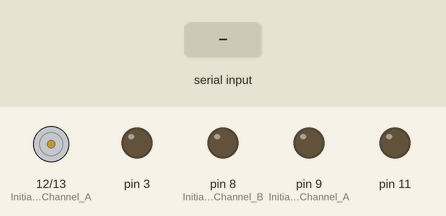
This sketch was run on a simulated Arduino Uno, built with avr-gcc and run on an emulated ATmega328P. Shown: motor-driver pin pairs drawn as motors (green arrow = first pin HIGH = forward, orange = second pin HIGH = backward, longer = more drive), output pins drawn as LEDs (lit = HIGH). The inputs (shaded band) are chosen by the test bench.

Above: at 1.2 s.
1.3 s: "F" received over Serial
At 1.7 s:
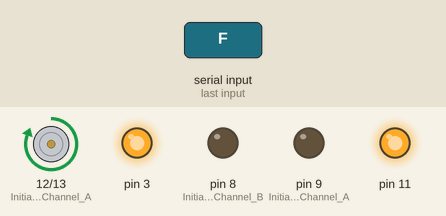
2.8 s: "B" received over Serial
At 4.0 s:
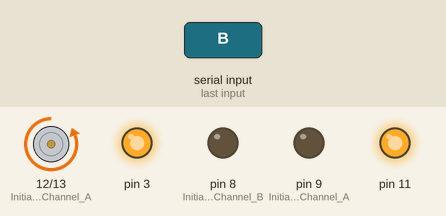
4.3 s: "L" received over Serial
At 5.2 s:
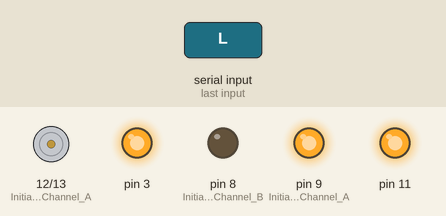
5.8 s: "R" received over Serial
At 6.3 s:
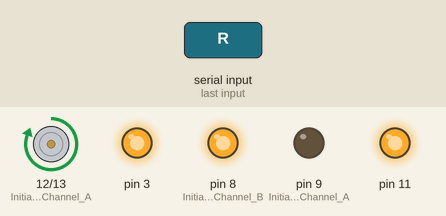
7.3 s: "S" received over Serial
At 8.7 s:
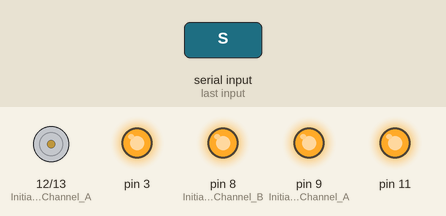
Timing chart, 0 to 9.8 s (numbered marks = the images above; inputs shaded):
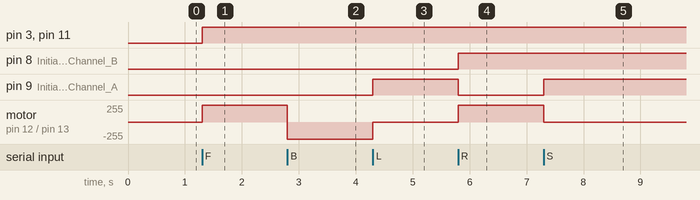

Measured:
- after the input at 1.3 s, pin 3, pin 11: LOW → HIGH at once; motor on pin 12 (Initiates_Motor_Channel_A) / pin 13 (Initiates_Motor_Channel_B): stopped → forward 255/255 at once
- after the input at 2.8 s, motor on pin 12 (Initiates_Motor_Channel_A) / pin 13 (Initiates_Motor_Channel_B): forward 255/255 → backward 255/255 at once
- after the input at 4.3 s, pin 9 (Initiates_Brake_Channel_A): LOW → HIGH at once; motor on pin 12 (Initiates_Motor_Channel_A) / pin 13 (Initiates_Motor_Channel_B): backward 255/255 → stopped at once
- after the input at 5.8 s, pin 8 (Initiates_Brake_Channel_B): LOW → HIGH at once; pin 9 (Initiates_Brake_Channel_A): HIGH → LOW at once; motor on pin 12 (Initiates_Motor_Channel_A) / pin 13 (Initiates_Motor_Channel_B): stopped → forward 255/255 at once
- after the input at 7.3 s, pin 9 (Initiates_Brake_Channel_A): LOW → HIGH at once; motor on pin 12 (Initiates_Motor_Channel_A) / pin 13 (Initiates_Motor_Channel_B): forward 255/255 → stopped at once

The sketch:

bluetooth_ap_controller.ino
```cpp
char dataIn = 'S';        //Character/Data coming from the phone.
char determinant;         //Used in the check function, stores the character received from the phone.
char det;                 //Used in the loop function, stores the character received from the phone.
int velocity = 0;    //Stores the speed based on the character sent by the phone.

void setup()
{
//*************NOTE: If using Bluetooth Mate Silver use 115200 btu
//                   If using MDFLY Bluetooth Module use 9600 btu
Serial.begin(9600);  //Initialize serial communication with Bluetooth module at 115200 btu.
pinMode(12, OUTPUT); //Initiates Motor Channel A pin
  pinMode(9, OUTPUT); //Initiates Brake Channel A pin
   pinMode(13, OUTPUT); //Initiates Motor Channel B pin
  pinMode(8, OUTPUT);  //Initiates Brake Channel B pin

}

void loop()
{
    det = check();
      while (det == 'F')   //if incoming data is a F, move forward
      {
             digitalWrite(12, HIGH);
  digitalWrite(9, LOW);
  analogWrite(3, 255);    //Spins the motor on Channel A at half speed

  //Motor B forward @ full speed
  digitalWrite(13, LOW);
  digitalWrite(8, LOW);
  analogWrite(11, 255);   //Spins the motor on Channel B at full speed
          det = check();
      }
      while (det == 'B')   //if incoming data is a B, move back
      {
                  digitalWrite(12, LOW);
  digitalWrite(9, LOW);
  analogWrite(3, 255);    //Spins the motor on Channel A at half speed

  //Motor B forward @ full speed
  digitalWrite(13, HIGH);
  digitalWrite(8, LOW);
  analogWrite(11, 255);   //Spins the motor on Channel B at full speed
          det = check();
      }

      while (det == 'L')   //if incoming data is a L, move wheels left
      {
             //Motor A forward @ full speed
  digitalWrite(12, LOW);
  digitalWrite(9, HIGH);
  analogWrite(3, 255);    //Spins the motor on Channel A at full speed

  //Motor B forward @ full speed
  digitalWrite(13, LOW); //Establishes forward direction of Channel B
  digitalWrite(8, LOW);   //Disengage the Brake for Channel B
  analogWrite(11, 255);   //Spins the motor on Channel B at full speed
          det = check();
      }
      while (det == 'R')   //if incoming data is a R, move wheels right
      {
                       //Motor A forward @ full speed
  digitalWrite(12, HIGH);
  digitalWrite(9, LOW);
  analogWrite(3, 255);    //Spins the motor on Channel A at full speed

  //Motor B forward @ full speed
  digitalWrite(13, LOW);
  digitalWrite(8, HIGH);
  analogWrite(11, 255);   //Spins the motor on Channel B at full speed
          det = check();
      }


      while (det == 'S')   //if incoming data is a S, stop
      {
                   //Motor A forward @ full speed
  digitalWrite(12, LOW);
  digitalWrite(9, HIGH);
  analogWrite(3, 255);    //Spins the motor on Channel A at half speed

  //Motor B forward @ full speed
  digitalWrite(13, LOW);
  digitalWrite(8, HIGH);
  analogWrite(11, 255);   //Spins the motor on Channel B at full speed
          det = check();
      }


}

int check()
{
  if (Serial.available() > 0)    //Check for data on the serial lines.
  {
    dataIn = Serial.read();  //Get the character sent by the phone and store it in 'dataIn'.
        if (dataIn == 'F')
        {
          determinant = 'F';
        }
        else if (dataIn == 'B')
        {
          determinant = 'B';
        }
        else if (dataIn == 'L')
        {
          determinant = 'L';
        }
        else if (dataIn == 'R')
        {
          determinant = 'R';
        }
        else if (dataIn == 'I')
        {
          determinant = 'I';
        }
        else if (dataIn == 'J')
        {
          determinant = 'J';
        }
        else if (dataIn == 'G')
        {
          determinant = 'G';
        }
        else if (dataIn == 'H')
        {
          determinant = 'H';
        }
        else if (dataIn == 'S')
        {
          determinant = 'S';
        }
        else if (dataIn == '0')
        {
          velocity = 0;    //"velocity" does not need to be returned.
        }
        else if (dataIn == '1')
        {
          velocity = 25;
        }
        else if (dataIn == '2')
        {
          velocity = 50;
        }
        else if (dataIn == '3')
        {
          velocity = 75;
        }
        else if (dataIn == '4')
        {
          velocity = 100;
        }
        else if (dataIn == '5')
        {
          velocity = 125;
        }
        else if (dataIn == '6')
        {
          velocity = 150;
        }
        else if (dataIn == '7')
        {
          velocity = 175;
        }
        else if (dataIn == '8')
        {
          velocity = 200;
        }
        else if (dataIn == '9')
        {
          velocity = 225;
        }
        else if (dataIn == 'q')
        {
          velocity = 255;
        }
        else if (dataIn == 'U')
        {
          determinant = 'U';
        }
        else if (dataIn == 'u')
        {
          determinant = 'u';
        }
        else if (dataIn == 'W')
        {
          determinant = 'W';
        }

        else if (dataIn == 'w')
        {
          determinant = 'w';
        }
  }
return determinant;
}
```
